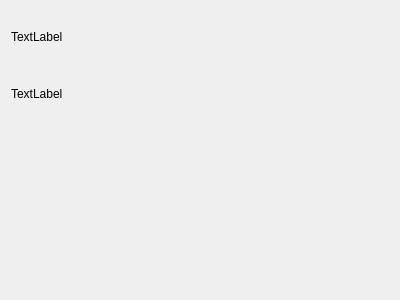
<?xml version="1.0" encoding="UTF-8"?>
<ui version="4.0">
 <class>LocationWidget</class>
 <widget class="QWidget" name="LocationWidget">
  <property name="geometry">
   <rect>
    <x>0</x>
    <y>0</y>
    <width>400</width>
    <height>300</height>
   </rect>
  </property>
  <property name="windowTitle">
   <string>Form</string>
  </property>
  <layout class="QVBoxLayout" name="verticalLayout">
   <item>
    <widget class="QLabel" name="label">
     <property name="text">
      <string>TextLabel</string>
     </property>
    </widget>
   </item>
   <item>
    <widget class="QLabel" name="label_2">
     <property name="text">
      <string>TextLabel</string>
     </property>
    </widget>
   </item>
   <item>
    <widget class="QLabel" name="label_3">
     <property name="text">
      <string/>
     </property>
    </widget>
   </item>
   <item>
    <widget class="QLabel" name="label_4">
     <property name="text">
      <string/>
     </property>
    </widget>
   </item>
   <item>
    <widget class="QLabel" name="label_5">
     <property name="text">
      <string/>
     </property>
    </widget>
   </item>
  </layout>
 </widget>
 <resources/>
 <connections/>
</ui>
